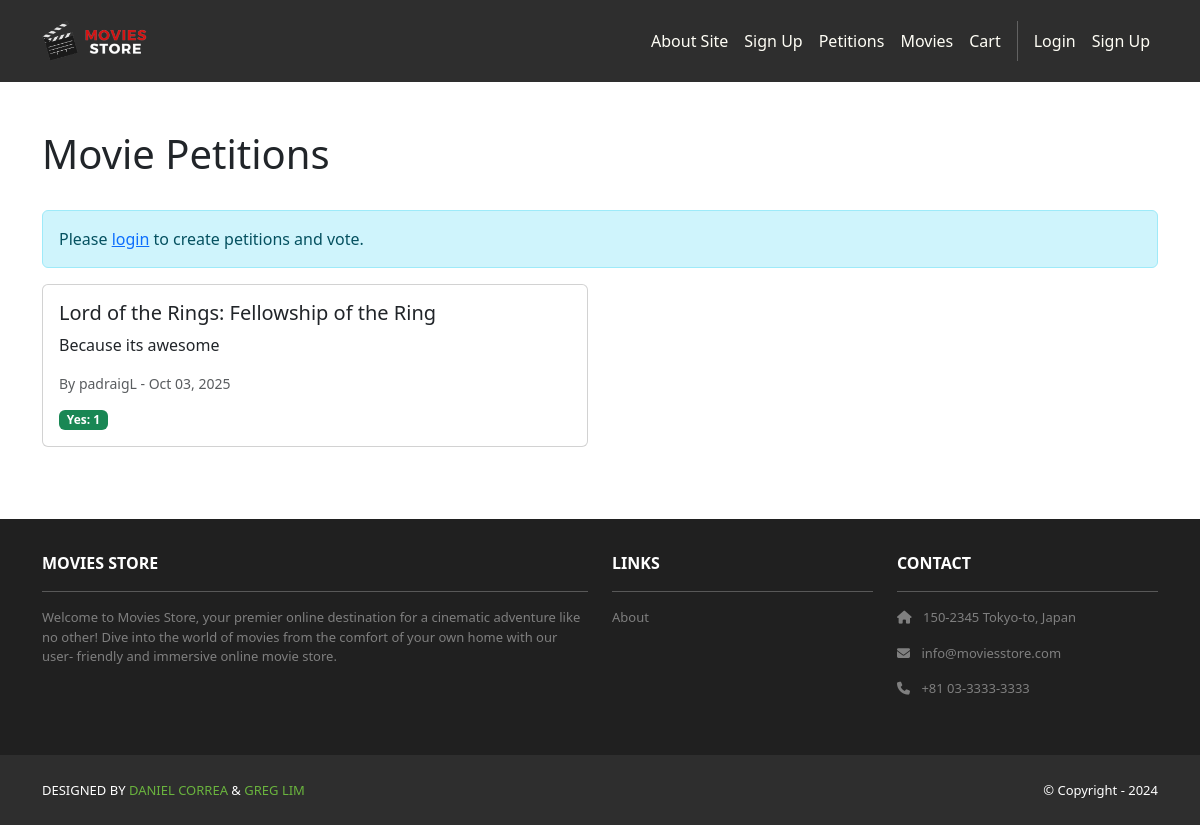
Before: /petitions/ with the older database file.
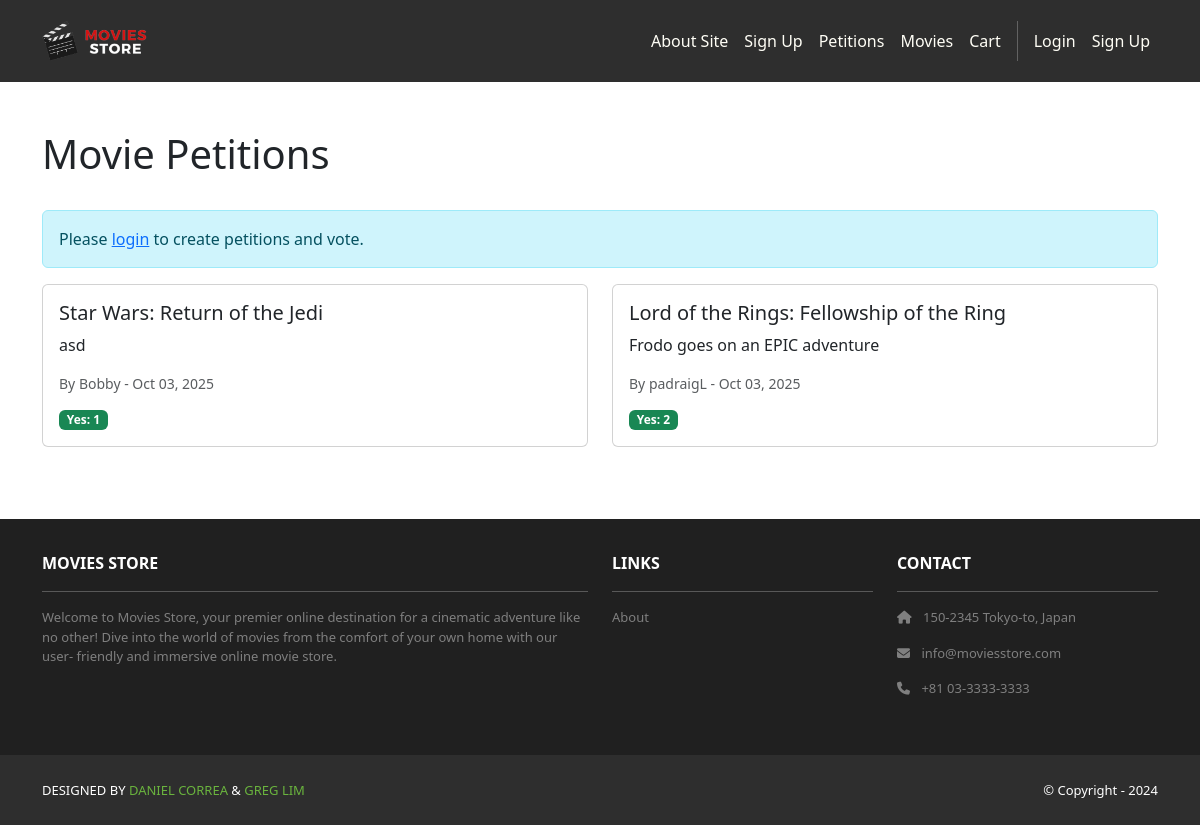
After: the same page with the newer database file.
### petitions/models.py (models this page shows, shortened)
class Petition(models.Model):
    movie_title = models.CharField(max_length=255)
    description = models.TextField()
    created_by = models.ForeignKey(User, on_delete=models.CASCADE)
    created_at = models.DateTimeField(auto_now_add=True)
    def yes_votes(self):
        return self.vote_set.filter(vote_type='yes').count()

### petitions/views.py (the view)
# urls.py: path('', views.index, name='cart.index'),
def index(request):
    petitions = Petition.objects.all().order_by("-created_at")
    template_data = {'title': 'Petitions', 'petitions':petitions}
    return render(request, 'petitions/index.html', {"template_data":template_data})

### petitions/templates/petitions/index.html (shortened to what this page needs)
{% extends "base.html" %}
{% block content %}
<div class="container my-5">
    <div class="d-flex justify-content-between align-items-center mb-4">
        <h1>Movie Petitions</h1>
    </div>
    {% if not user.is_authenticated %}
    <div class="alert alert-info">
        Please <a href="{% url 'accounts.login' %}">login</a> to create petitions and vote.
    </div>
    {% endif %}
    {% if template_data.petitions %}
        <div class="row">
            {% for petition in template_data.petitions %}
            <div class="col-md-6 mb-4">
                <div class="card">
                    <div class="card-body">
                        <h5 class="card-title">{{ petition.movie_title }}</h5>
                        <p class="card-text">{{ petition.description|truncatewords:20 }}</p>
                        <p class="text-muted small">By {{ petition.created_by.username }} - {{ petition.created_at|date:"M d, Y" }}</p>
                        <div class="d-flex justify-content-between align-items-center">
                            <span class="badge bg-success">Yes: {{ petition.yes_votes }}</span>
                        </div>
                    </div>
                </div>
            </div>
            {% endfor %}
        </div>
    {% else %}
        <div class="alert alert-warning">No petitions yet. Create one!</div>
    {% endif %}
</div>
{% endblock content %}

### moviesstore/templates/base.html (shortened to what this page needs)
<!DOCTYPE html>
<html>
    {% load static %}
<head>
<link href=
"https://cdn.jsdelivr.net/npm/bootstrap@5.3.3/
dist/css/bootstrap.min.css" rel="stylesheet"
crossorigin="anonymous">
<link rel=
"stylesheet" href="https://cdnjs.cloudflare.com/
ajax/libs/font-awesome/6.1.1/css/all.min.css">
<link rel="stylesheet" type="text/css"
href="{% static 'css/style.css' %}">
</head>
<body>
<nav class="p-3 navbar navbar-dark bg-dark navbar-expand-lg">
<div class="container">
<a class="navbar-brand"
href="{% url 'home.index' %}">
<img src="{% static 'img/logo.png' %}" alt="logo"
height="40" />
</a>
<div class="collapse navbar-collapse"
id="navbarNavAltMarkup">
<div class="navbar-nav ms-auto navbar-ml">
<a class="nav-link"
href="{% url 'home.about' %}">About Site</a>
<a class="nav-link" href="{% url 'accounts.signup' %}">Sign Up</a>
<a class="nav-link" href="{% url 'petitions.index' %}">Petitions</a>
<a class="nav-link" href=
"{% url 'movies.index' %}">Movies</a>
<a class="nav-link" href="{% url 'cart.index' %}">Cart</a>
{% if user.is_authenticated %}
<a class="nav-link" href="{% url 'accounts.orders' %}">Orders</a>
<a class="nav-link"
href="{% url 'accounts.logout' %}">Logout ({{user.username }})</a>
{% else %}
<a class="nav-link"
href="{% url 'accounts.login' %}">Login</a>
<a class="nav-link" href="{% url 'accounts.signup' %}">Sign Up</a>
{% endif %}
</div>
</div>
</div>
</nav>
<div>
{% block content %}
{% endblock content %}
</div>
<section class="p-3 ms-footer d-none d-md-block">
<div class="container">
<div class="row mt-3 text-white">
<div class="col-md-6 col-lg-6 col-xl-6 mx-auto mb-4">
<b>MOVIES STORE</b>
<hr />
<p>
Welcome to Movies Store, your premier online
destination for a cinematic adventure like no
other! Dive into the world of movies from the
comfort of your own home with our user-
friendly and immersive online movie store.
</p>
</div>
<div class="col-md-3 col-lg-3 col-xl-3
mx-auto mb-4">
<b>LINKS</b>
<hr />
<p><a class="nav-link"
href="{% url 'home.about' %}">
About
</a></p>
</div>
<div class="col-md-3 col-lg-3 col-xl-3 mx-auto mb-4">
<b>CONTACT</b>
<hr />
<p><i class="fas fa-home me-2"></i>
150-2345 Tokyo-to, Japan
</p>
<p><i class="fas fa-envelope me-2"></i>
info@moviesstore.com
</p>
<p><i class="fas fa-phone me-2"></i>
+81 03-3333-3333
</p>
</div>
</div>
</div>
</section>
<section class="p-3 ms-footer-bottom bg-dark">
<div class="container d-flex justify-content-between">
<div class="me-5 text-white">
<span>DESIGNED BY
<a href="https://www.x.com/danielgarax"
target="_blank">DANIEL CORREA</a> &
<a href="https://www.x.com/greglim81"
target="_blank">GREG LIM</a>
</span>
</div>
<div class="text-white">
<span>© Copyright - 2024</span>
</div>
</div>
</section>
</body>
</html>

### moviesstore/static/css/style.css (style rules this page uses)
.navbar a.nav-link { color: #FFFEF6 !important; }
.bg-dark { background-color: #2E2E2E !important; }
.ms-footer { background-color: #202020; }
.ms-footer p { color: #7F7F7F; font-size: 13px; }
.ms-footer-bottom span { font-size: 13px; line-height: 38px; }
.ms-footer-bottom a { color: #6ab43e; text-decoration: none; }

Changed rows visible on the page:
added Petition: movie_title "Star Wars: Return of the Jedi", description "asd", created_by.username "Bobby", created_at "Oct 03, 2025", yes_votes "1"
changed Petition "Lord of the Rings: Fellowship of the Ring": description "Because its awesome" → "Frodo goes on an EPIC adventure"; yes_votes "1" → "2"
